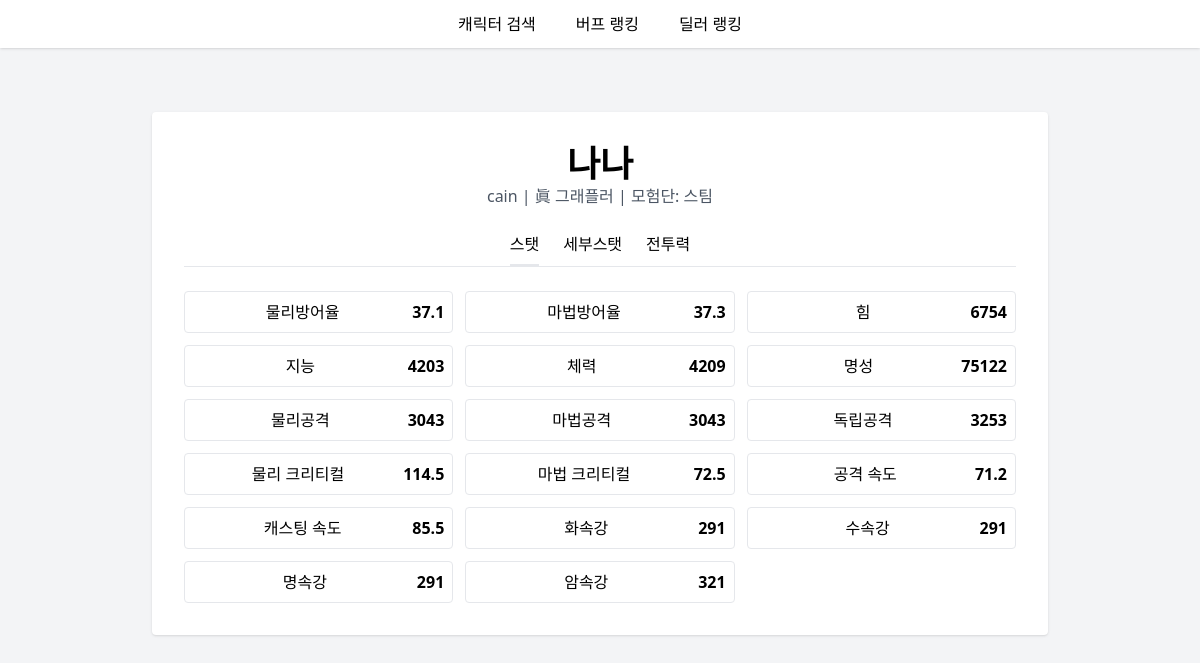
Screenshot of /character/1 with the database file from the repository.
### models.py (models this page shows)
class Character(Base):
    __tablename__ = "characters"
    __table_args__ = (UniqueConstraint("server","character_id", name="uix_server_character_id"),)
    id                 = Column(Integer, primary_key=True, index=True)
    server             = Column(String, index=True)
    character_id       = Column(String, index=True)
    name               = Column(String, index=True)
    adventure_name     = Column(String, index=True)   # 모험단
    job_name           = Column(String, index=True)
    job_id             = Column(String)
    level              = Column(Integer)
    fame               = Column(Integer)
    final_damage       = Column(Float)
    buff_power         = Column(Float)
    cooldown_reduction = Column(Float)
    strength           = Column(Integer)
    intelligence       = Column(Integer)
    vitality           = Column(Integer)
    physical_attack    = Column(Integer)
    magic_attack       = Column(Integer)
    independent_attack = Column(Integer)
    physical_def       = Column(Float)
    magical_def        = Column(Float)
    crit_phy           = Column(Float)
    crit_mag           = Column(Float)
    attack_speed       = Column(Float)
    cast_speed         = Column(Float)
    fire_ele           = Column(Integer)
    water_ele          = Column(Integer)
    light_ele          = Column(Integer)
    dark_ele           = Column(Integer)
    damage_inc         = Column(Float)
    cool_reduce        = Column(Float)
    updated_at         = Column(DateTime(timezone=True),
                                 server_default=func.now(),
                                 onupdate=func.now())

### main.py (the view)
@app.get("/character/{cid}",response_class=HTMLResponse)
async def detail(cid:int,r:Request,db:Session=Depends(get_db)):
    ch=db.get(Character,cid) or HTTPException(404,"없음")
    power = ch.buff_power*1.3 if is_buffer(ch.job_name) else ch.final_damage*1.5
    return templates.TemplateResponse("character.html",
                                      {"request":r,"char":ch,"power":power,
                                       "is_buffer":is_buffer(ch.job_name)})

### templates/character.html (shortened to what this page needs)
{% extends "base.html" %}
{% block content %}
<div class="bg-white shadow rounded w-full max-w-4xl p-8 text-center">
  <h2 class="text-4xl font-extrabold">{{ char.name }}</h2>
  <p class="text-gray-600">{{ char.server }} | {{ char.job_name }} | 모험단: {{ char.adventure_name or '-' }}</p>
  <ul class="flex justify-center mt-6 border-b">
    {% for t in ['stats','detailed','power'] %}
      <li class="mx-3 pb-2 cursor-pointer" onclick="showTab('{{t}}')"
          id="tab-{{t}}">{{ '스탯' if t=='stats' else '세부스탯' if t=='detailed' else '전투력' }}</li>
    {% endfor %}
  </ul>
  <div id="stats" class="mt-6">
    <div class="grid grid-cols-2 md:grid-cols-3 gap-3">
      {% for label,val in [
        ('물리방어율',char.physical_def), ('마법방어율',char.magical_def),
        ('힘',char.strength), ('지능',char.intelligence),
        ('체력',char.vitality), ('명성',char.fame),
        ('물리공격',char.physical_attack), ('마법공격',char.magic_attack),
        ('독립공격',char.independent_attack),
        ('물리 크리티컬',char.crit_phy), ('마법 크리티컬',char.crit_mag),
        ('공격 속도',char.attack_speed), ('캐스팅 속도',char.cast_speed),
        ('화속강',char.fire_ele),('수속강',char.water_ele),
        ('명속강',char.light_ele),('암속강',char.dark_ele)]
      %}
        <div class="border rounded p-2">{{label}} <span class="font-bold float-right">{{val}}</span></div>
      {% endfor %}
    </div>
  </div>
</div>
{% endblock %}

### rows the page displays
Character: name "나나", server "cain", job_name "眞 그래플러", adventure_name "스팀", label "물리방어율", physical_def "37.1", label "마법방어율", magical_def "37.3", label "힘", strength "6754", label "지능", intelligence "4203", label "체력", vitality "4209", label "명성", fame "75122", label "물리공격", physical_attack "3043", label "마법공격", magic_attack "3043", label "독립공격", independent_attack "3253", label "물리 크리티컬", crit_phy "114.5", label "마법 크리티컬", crit_mag "72.5", label "공격 속도", attack_speed "71.2", label "캐스팅 속도", cast_speed "85.5", label "화속강", fire_ele "291", label "수속강", water_ele "291", label "명속강", light_ele "291", label "암속강", dark_ele "321"

### other values shown
{{ '스탯' if t=='stats' else '세부스탯' if t=='detailed' else '전투력' }} "스탯" "세부스탯" "전투력"
